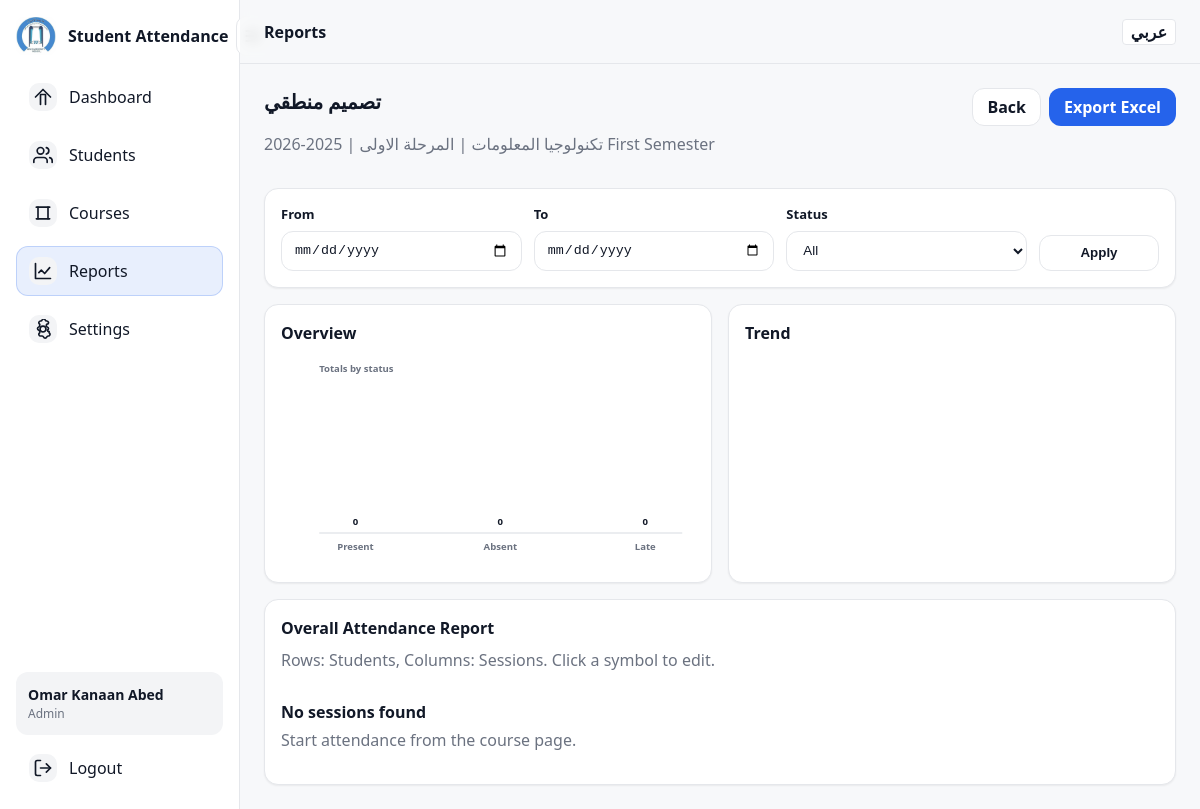
The page /reports/3 (signed in) on the database its author committed.
### tables this page shows
CREATE TABLE courses (
            id INTEGER PRIMARY KEY AUTOINCREMENT,
            course_name TEXT NOT NULL,
            teacher_id INTEGER,
            stage_id INTEGER NOT NULL,
            semester_id INTEGER NOT NULL,
            FOREIGN KEY (teacher_id) REFERENCES users (id),
            FOREIGN KEY (stage_id) REFERENCES stages (id),
            FOREIGN KEY (semester_id) REFERENCES semesters (id)
        );

CREATE TABLE departments (
            id INTEGER PRIMARY KEY AUTOINCREMENT,
            name TEXT UNIQUE NOT NULL,
            head_id INTEGER,
            created_at TIMESTAMP DEFAULT CURRENT_TIMESTAMP,
            FOREIGN KEY (head_id) REFERENCES users (id)
        );

CREATE TABLE stages (
            id INTEGER PRIMARY KEY AUTOINCREMENT,
            name TEXT NOT NULL,
            department_id INTEGER NOT NULL,
            created_at TIMESTAMP DEFAULT CURRENT_TIMESTAMP,
            FOREIGN KEY (department_id) REFERENCES departments (id),
            UNIQUE(name, department_id)
        );

CREATE TABLE semesters (
            id INTEGER PRIMARY KEY AUTOINCREMENT,
            name TEXT UNIQUE NOT NULL, -- e.g. "2025-2026 First Semester"
            created_at TIMESTAMP DEFAULT CURRENT_TIMESTAMP
        );

### app.py (the view, shortened to what this page needs)
@app.route('/reports/<int:course_id>')
@login_required
def reports(course_id):
    from_date = _parse_date(request.args.get('from'))
    to_date = _parse_date(request.args.get('to'))
    status_filter = (request.args.get('status') or '').strip()
    conn = get_db_connection()
    course = conn.execute(
        """
        SELECT c.*, s.name as stage_name, sem.name as semester_name, d.name as dept_name
        FROM courses c
        JOIN stages s ON c.stage_id = s.id
        JOIN semesters sem ON c.semester_id = sem.id
        JOIN departments d ON s.department_id = d.id
        WHERE c.id = ?
        """,
        (course_id,)
    ).fetchone()
    if not course:
        conn.close()
        return redirect(url_for('dashboard'))
    if session.get('role') == 'teacher' and course['teacher_id'] != session.get('user_id'):
        conn.close()
        flash(_('Unauthorized.'), 'error')
        return redirect(url_for('dashboard'))
    session_params = [course_id]
    session_where = ["course_id = ?"]
    if from_date:
        session_where.append("session_date >= ?")
        session_params.append(from_date)
    if to_date:
        session_where.append("session_date <= ?")
        session_params.append(to_date)
    sessions = conn.execute(
        f"SELECT * FROM sessions WHERE {' AND '.join(session_where)} ORDER BY session_date ASC, created_at ASC",
        session_params
    ).fetchall()
    session_ids = [s['id'] for s in sessions]
    all_enrolled = _enrolled_students(conn, course_id)
    if status_filter and session_ids:
        placeholders = ', '.join(['?'] * len(session_ids))
        query = f"""
            SELECT DISTINCT student_id
            FROM attendance
            WHERE session_id IN ({placeholders}) AND status = ?
        """
        filtered_student_ids = [r['student_id'] for r in conn.execute(query, session_ids + [status_filter]).fetchall()]
        students = [s for s in all_enrolled if s['id'] in filtered_student_ids]
    else:
        students = all_enrolled
    matrix = []
    for student in students:
        row = {'id': student['id'], 'name': student['name'], 'statuses': [], 'present_count': 0, 'absent_count': 0, 'late_count': 0}
        total_sessions = len(sessions)
        if total_sessions > 0:
            row['presence_rate'] = round(((row['present_count'] + row['late_count']) / total_sessions) * 100, 1)
            row['absence_rate'] = round((row['absent_count'] / total_sessions) * 100, 1)
        else:
            row['presence_rate'] = 0
            row['absence_rate'] = 0
        matrix.append(row)
    totals = _status_totals(conn, course_id, from_date, to_date, status_filter)
    status_chart = _svg_bar('Totals by status', totals)
    export_args = []
    if from_date:
        export_args.append(f"from={from_date}")
    if to_date:
        export_args.append(f"to={to_date}")
    if status_filter:
        export_args.append(f"status={status_filter}")
    export_query = ('?' + '&'.join(export_args)) if export_args else ''
    conn.close()
    return render_template(
        'reports.html',
        course=course,
        sessions=sessions,
        matrix=matrix,
        status_chart=status_chart,
        from_date=from_date or '',
        to_date=to_date or '',
        status=status_filter,
        export_query=export_query
    )

### app.py (called while the page is built)
def get_locale():
    return session.get('lang', 'en')

@app.context_processor
def inject_lang():
    return dict(lang=session.get('lang', 'en'))

def get_db_connection():
    conn = sqlite3.connect('attendance.db')
    conn.row_factory = sqlite3.Row
    conn.execute('PRAGMA foreign_keys = ON')
    return conn

def _parse_date(value):
    if not value:
        return None
    try:
        return datetime.strptime(value, '%Y-%m-%d').date().isoformat()
    except Exception:
        return None

def _enrolled_students(conn, course_id):
    return conn.execute(
        """
        SELECT st.id, st.name, st.student_uid, st.email
        FROM students st
        JOIN enrollments e ON e.student_id = st.id
        WHERE e.course_id = ?
        ORDER BY st.name
        """,
        (course_id,),
    ).fetchall()

def _status_totals(conn, course_id, from_date, to_date, status):
    params = [course_id]
    where = ["s.course_id = ?"]
    if from_date:
        where.append("s.session_date >= ?")
        params.append(from_date)
    if to_date:
        where.append("s.session_date <= ?")
        params.append(to_date)
    if status:
        where.append("a.status = ?")
        params.append(status)
    rows = conn.execute(
        f"""
        SELECT a.status, COUNT(*) AS count
        FROM attendance a
        JOIN sessions s ON s.id = a.session_id
        WHERE {' AND '.join(where)}
        GROUP BY a.status
        """,
        params,
    ).fetchall()
    out = {'Present': 0, 'Absent': 0, 'Late': 0}
    for r in rows:
        out[r['status']] = r['count']
    return out

def login_required(f):
    from functools import wraps
    @wraps(f)
    def decorated_function(*args, **kwargs):
        if 'logged_in' not in session:
            return redirect(url_for('login'))
        return f(*args, **kwargs)
    return decorated_function

### templates/reports.html (shortened to what this page needs)
{% extends "base.html" %}
{% block page_title %}{{ _('Reports') }}{% endblock %}
{% block content %}
<div class="page">
    <div class="page-head">
        <div>
            <h2 class="h2">{{ course.course_name }}</h2>
            <p class="muted">{{ course.dept_name }} | {{ course.stage_name }} | {{ course.semester_name }}</p>
        </div>
        <div class="actions">
            <a class="btn btn-secondary" href="{{ url_for('course_detail', course_id=course.id) }}">{{ _('Back') }}</a>
            <a class="btn btn-primary" href="{{ url_for('export_course_excel', course_id=course.id) }}{{ export_query }}">{{ _('Export Excel') }}</a>
        </div>
    </div>
    <div class="card">
        <form method="GET" action="{{ url_for('reports', course_id=course.id) }}" class="filters">
            <div class="field">
                <label for="from">{{ _('From') }}</label>
                <input class="input" id="from" name="from" type="date" value="{{ from_date }}">
            </div>
            <div class="field">
                <label for="to">{{ _('To') }}</label>
                <input class="input" id="to" name="to" type="date" value="{{ to_date }}">
            </div>
            <div class="field">
                <label for="status">{{ _('Status') }}</label>
                <select class="select" id="status" name="status">
                    <option value="" {% if not status %}selected{% endif %}>{{ _('All') }}</option>
                </select>
            </div>
            <div class="field filter-actions">
                <label>&nbsp;</label>
                <button class="btn btn-secondary" type="submit">{{ _('Apply') }}</button>
            </div>
        </form>
    </div>
    <div class="grid two">
        <div class="card">
            <div class="card-title">{{ _('Overview') }}</div>
            <div class="chart-wrap">{{ status_chart|safe }}</div>
        </div>
        <div class="card">
            <div class="card-title">{{ _('Trend') }}</div>
        </div>
    </div>
    <div class="card">
        <div class="card-head">
            <div>
                <div class="card-title">{{ _('Overall Attendance Report') }}</div>
                <div class="muted">{{ _('Rows: Students, Columns: Sessions. Click a symbol to edit.') }}</div>
            </div>
        </div>
        {% if sessions %}
        <div class="table-wrap">
            <table class="report-matrix">
                <thead>
                    <tr>
                        <th class="sticky-col">{{ _('Student Name') }}</th>
                        <th class="summary-col">{{ _('Stage') }}</th>
                        {% for s in sessions %}
                        <th class="rotate-head">
                            <div class="rotate-text">
                                <span class="mono">{{ s.session_date }}</span>
                                <br>
                                <small class="muted">{{ s.created_at[11:16] if s.created_at else '' }}</small>
                                <form method="POST" action="{{ url_for('delete_session', session_id=s.id) }}" class="session-delete-form" onsubmit="return confirm('{{ _('Are you sure you want to clear this session?') }}');">
                                    <button type="submit" class="session-delete-btn" title="{{ _('Clear Session') }}">{{ _('Clear') }}</button>
                                </form>
                            </div>
                        </th>
                        {% endfor %}
                        <th class="summary-col">{{ _('Total Present') }}</th>
                        <th class="summary-col">{{ _('Total Absent') }}</th>
                        <th class="summary-col">{{ _('Presence %%') }}</th>
                        <th class="summary-col">{{ _('Absence %%') }}</th>
                    </tr>
                </thead>
                <tbody>
                    {% for row in matrix %}
                    <tr>
                        <td class="sticky-col">{{ row.name }}</td>
                        <td class="center-text">{{ course.stage_name }}</td>
                        {% for stat in row.statuses %}
                        <td class="center-text">
                            <form method="POST" action="{{ url_for('edit_attendance') }}" class="inline-edit">
                                <input type="hidden" name="session_id" value="{{ stat.session_id }}">
                                <input type="hidden" name="student_id" value="{{ row.id }}">
                                <select name="status" onchange="this.form.submit()" class="matrix-select status-{{ stat.status|lower }}">
                                    <option value="Present" {% if stat.status == 'Present' %}selected{% endif %}>✓</option>
                                    <option value="Absent" {% if stat.status == 'Absent' %}selected{% endif %}>✗</option>
                                    <option value="Late" {% if stat.status == 'Late' %}selected{% endif %}>-</option>
                                    {% if not stat.status %}
                                    <option value="" selected>?</option>
                                    {% endif %}
                                </select>
                            </form>
                        </td>
                        {% endfor %}
                        <td class="center-text mono status-present">{{ row.present_count + row.late_count }}</td>
                        <td class="center-text mono status-absent">{{ row.absent_count }}</td>
                        <td class="center-text mono"><strong>{{ row.presence_rate }}%</strong></td>
                        <td class="center-text mono"><strong>{{ row.absence_rate }}%</strong></td>
                    </tr>
                    {% endfor %}
                </tbody>
            </table>
        </div>
        {% else %}
        <div class="empty">
            <div class="empty-title">{{ _('No sessions found') }}</div>
            <div class="muted">{{ _('Start attendance from the course page.') }}</div>
        </div>
        {% endif %}
    </div>
</div>
{% endblock %}

### static/style.css (style rules this page uses)
* { box-sizing:border-box }
html,body { height:100% }
body { margin:0;font-family:system-ui,-apple-system,Segoe UI,Roboto,Arial,sans-serif;background:#F7F8FA;color:#111827;line-height:1.5 }
:root { --bg:#F7F8FA;--surface:#FFFFFF;--border:#E5E7EB;--text:#111827;--muted:#6B7280;--primary:#2563EB;--primaryHover:#1D4ED8;--green:#16A34A;--red:#DC2626;--amber:#F59E0B;--shadow:0 1px 2px rgba(0,0,0,.06) }
a { color:var(--primary);text-decoration:none }
.page { display:flex;flex-direction:column;gap:16px }
.page-head { display:flex;align-items:flex-start;justify-content:space-between;gap:16px;flex-wrap:wrap }
.actions { display:flex;gap:8px;flex-wrap:wrap }
.h2 { margin:0;font-size:20px;line-height:28px;font-weight:800;letter-spacing:-.01em }
.muted { color:var(--muted) }
.card { background:var(--surface);border:1px solid var(--border);border-radius:14px;box-shadow:var(--shadow);padding:16px }
.card-title { font-weight:700;margin-bottom:8px }
.card-head { display:flex;align-items:flex-start;justify-content:space-between;gap:12px;margin-bottom:12px }
.grid { display:grid;gap:16px }
.grid.two { grid-template-columns:1fr 1fr }
.btn { display:inline-flex;align-items:center;justify-content:center;gap:8px;padding:10px 14px;border-radius:12px;border:1px solid transparent;font-weight:700;cursor:pointer;transition:background 300ms ease,border-color 300ms ease,transform 300ms ease,color 300ms ease;line-height:1 }
.btn-primary { background:var(--primary);color:#fff }
.btn-secondary { background:var(--surface);border-color:var(--border);color:var(--text) }
.input,.select { width:100%;height:40px;border-radius:12px;border:1px solid var(--border);padding:0 12px;background:var(--surface);color:var(--text);transition:border-color 300ms ease,box-shadow 300ms ease }
.field { display:flex;flex-direction:column;gap:6px }
label { font-size:13px;font-weight:700;color:var(--text) }
.empty { padding:16px 0 }
.empty-title { font-weight:800;margin-bottom:4px }
.filters { display:grid;grid-template-columns:1fr 1fr 1fr auto;gap:12px;align-items:end }
.filter-actions { min-width:120px }
.chart-wrap { overflow:auto }
.chart { width:100%;max-width:520px;height:auto }
.chart-title { font-size:12px;fill:var(--muted);font-weight:800 }
.chart-label { font-size:12px;fill:var(--muted);font-weight:700 }
.chart-value { font-size:12px;fill:var(--text);font-weight:800 }

### rows shown on the page
courses: course_name "تصميم منطقي"
departments: dept_name "تكنولوجيا المعلومات"
stages: stage_name "المرحلة الاولى"
semesters: semester_name "2025-2026 First Semester"

### other values the page prints
{{ session.full_name }} "Omar Kanaan Abed"
{{ session.role.replace('_', ' ').title() }} "Admin"
{{ status_chart|safe }} "Totals by status Present 0 Absent 0 Late 0"
form field status "All"
